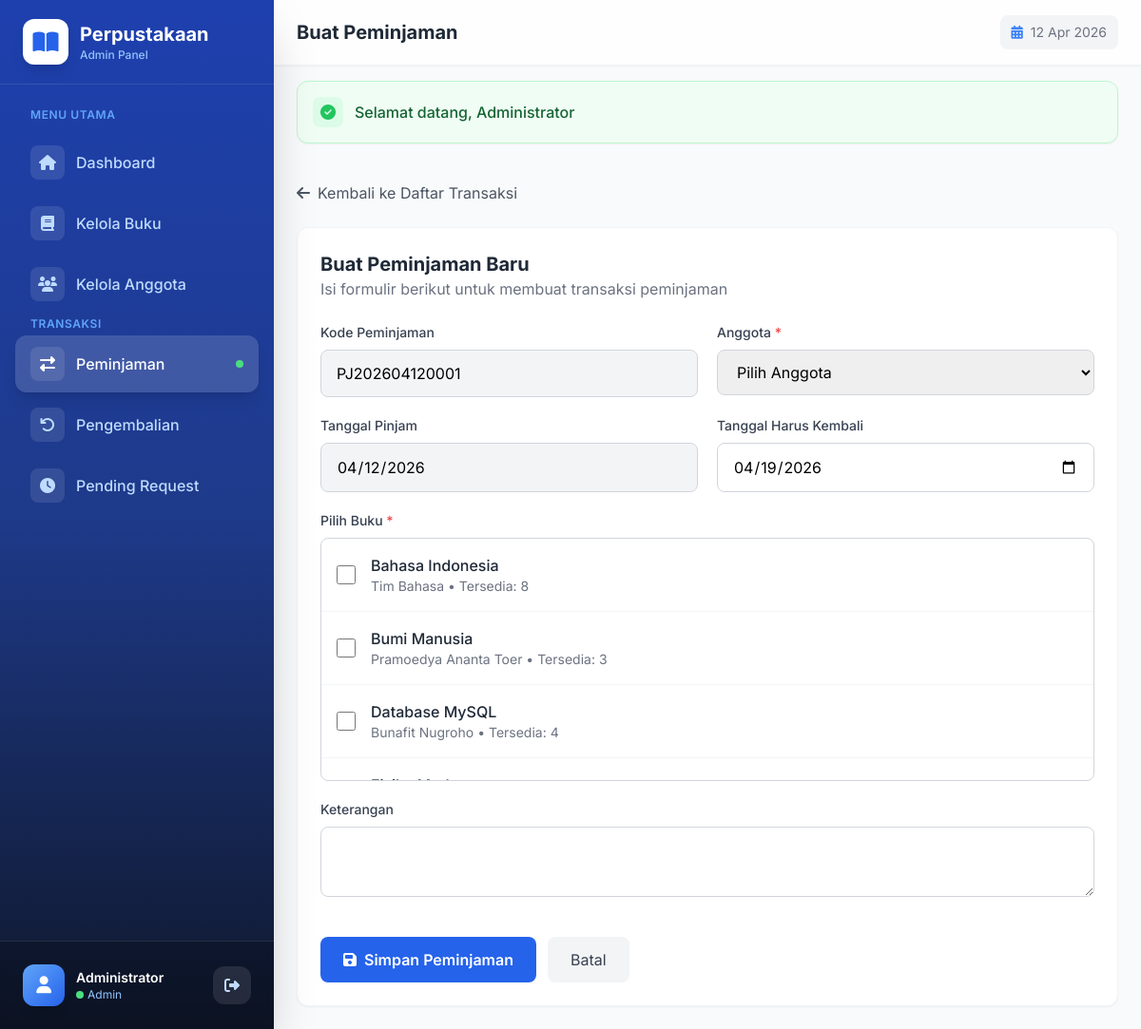
The app's page /admin/transaksi/create (signed in) with its own data.
### tables this page shows
CREATE TABLE `buku` (
  `id` int(11) NOT NULL,
  `kode_buku` varchar(20) NOT NULL,
  `isbn` varchar(20) DEFAULT NULL,
  `judul` varchar(255) NOT NULL,
  `penulis` varchar(255) NOT NULL,
  `penerbit` varchar(100) DEFAULT NULL,
  `tahun_terbit` year(4) DEFAULT NULL,
  `kategori_id` int(11) DEFAULT NULL,
  `jumlah_halaman` int(11) DEFAULT NULL,
  `stok` int(11) DEFAULT 0,
  `stok_tersedia` int(11) DEFAULT 0,
  `lokasi_rak` varchar(50) DEFAULT NULL,
  `deskripsi` text DEFAULT NULL,
  `cover` varchar(255) DEFAULT NULL,
  `status` enum('tersedia','tidak_tersedia') DEFAULT 'tersedia',
  `created_at` timestamp NOT NULL DEFAULT current_timestamp(),
  `updated_at` timestamp NOT NULL DEFAULT current_timestamp() ON UPDATE current_timestamp()
);

### controllers/TransaksiController.php (called while the page is built, shortened)
<?php
class TransaksiController {
    private $peminjamanModel;
    private $bukuModel;
    private $anggotaModel;
    private $pengaturanModel;
    public function __construct() {
        $this->peminjamanModel = new Peminjaman();
        $this->bukuModel = new Buku();
        $this->anggotaModel = new Anggota();
        $this->pengaturanModel = new Pengaturan();
    }
    public function create() {
        $pengaturan = $this->pengaturanModel->get();
        $maxHari = $pengaturan['max_hari_pinjam'] ?? 7;
        $data = [
            'user' => Session::get('user_data'),
            'anggota' => $this->anggotaModel->getActive(),
            'buku' => $this->bukuModel->getAvailable(),
            'kode_peminjaman' => $this->peminjamanModel->generateKode(),
            'tanggal_pinjam' => date('Y-m-d'),
            'tanggal_harus_kembali' => date('Y-m-d', strtotime("+$maxHari days")),
            'max_buku' => $pengaturan['max_buku_pinjam'] ?? 3
        ];
        include BASE_PATH . '/views/admin/transaksi/create.php';
    }
}

### helpers/Session.php (called while the page is built, shortened)
<?php
class Session {
    public static function get($key, $default = null) {
        return $_SESSION[$key] ?? $default;
    }
}

### config/Database.php (called while the page is built, shortened)
<?php
class Database {
    private static $instance = null;
    private $connection;
    private $host = 'localhost';
    private $db_name = 'db_perpustakaan';
    private $username = 'root';
    private $password = '';
    private $charset = 'utf8mb4';
    private function __construct() {
        try {
            $dsn = "mysql:host={$this->host};dbname={$this->db_name};charset={$this->charset}";
            $options = [
                PDO::ATTR_ERRMODE => PDO::ERRMODE_EXCEPTION,
                PDO::ATTR_DEFAULT_FETCH_MODE => PDO::FETCH_ASSOC,
                PDO::ATTR_EMULATE_PREPARES => false,
            ];
            $this->connection = new PDO($dsn, $this->username, $this->password, $options);
        } catch (PDOException $e) {
            die("Koneksi database gagal: " . $e->getMessage());
        }
    }
    public static function getInstance() {
        if (self::$instance === null) {
            self::$instance = new self();
        }
        return self::$instance;
    }
    public function getConnection() {
        return $this->connection;
    }
}

### models/Anggota.php (called while the page is built, shortened)
<?php
class Anggota {
    private $db;
    private $table = 'anggota';
    public function __construct() {
        $this->db = Database::getInstance()->getConnection();
    }
    public function getActive() {
        $stmt = $this->db->query("SELECT * FROM {$this->table} WHERE status = 'aktif' ORDER BY nama ASC");
        return $stmt->fetchAll();
    }
}

### models/Buku.php (called while the page is built, shortened)
<?php
class Buku {
    private $db;
    private $table = 'buku';
    public function __construct() {
        $this->db = Database::getInstance()->getConnection();
    }
    public function getAvailable() {
        $stmt = $this->db->query("
            SELECT b.*, k.nama_kategori
            FROM {$this->table} b
            LEFT JOIN kategori_buku k ON b.kategori_id = k.id
            WHERE b.stok_tersedia > 0 AND b.status = 'tersedia'
            ORDER BY b.judul ASC
        ");
        return $stmt->fetchAll();
    }
}

### models/Peminjaman.php (called while the page is built, shortened)
<?php
class Peminjaman {
    private $db;
    private $table = 'peminjaman';
    public function __construct() {
        $this->db = Database::getInstance()->getConnection();
    }
    public function generateKode() {
        $prefix = 'PJ' . date('Ymd');
        $stmt = $this->db->prepare("
            SELECT kode_peminjaman FROM {$this->table}
            WHERE kode_peminjaman LIKE ?
            ORDER BY id DESC LIMIT 1
        ");
        $stmt->execute([$prefix . '%']);
        $last = $stmt->fetch();
        if ($last) {
            $num = (int) substr($last['kode_peminjaman'], -4) + 1;
        } else {
            $num = 1;
        }
        return $prefix . str_pad($num, 4, '0', STR_PAD_LEFT);
    }
}

### models/Pengaturan.php (called while the page is built, shortened)
<?php
class Pengaturan {
    private $db;
    private $table = 'pengaturan';
    public function __construct() {
        $this->db = Database::getInstance()->getConnection();
    }
    public function get() {
        $stmt = $this->db->query("SELECT * FROM {$this->table} LIMIT 1");
        return $stmt->fetch();
    }
}

### views/admin/transaksi/create.php (the view, shortened to what this page needs)
<?php
include BASE_PATH . '/views/layouts/header.php';
include BASE_PATH . '/views/layouts/admin_sidebar.php';
?>
<div class="max-w-4xl">
    <a href="<?= BASE_URL ?>/admin/transaksi" class="inline-flex items-center gap-2 text-gray-600 hover:text-primary-600 mb-6">
        <i class="fas fa-arrow-left"></i>
        <span>Kembali ke Daftar Transaksi</span>
    </a>
    <div class="bg-white rounded-xl shadow-sm border border-gray-100 p-6">
        <div class="mb-6">
            <h2 class="text-xl font-bold text-gray-800">Buat Peminjaman Baru</h2>
            <p class="text-gray-500">Isi formulir berikut untuk membuat transaksi peminjaman</p>
        </div>
        <form action="<?= BASE_URL ?>/admin/transaksi/store" method="POST" class="space-y-5">
            <div class="grid grid-cols-1 md:grid-cols-2 gap-5">
                <div>
                    <label class="block text-sm font-medium text-gray-700 mb-2">Kode Peminjaman</label>
                    <input type="text" name="kode_peminjaman" value="<?= $data['kode_peminjaman'] ?? '' ?>" readonly
                           class="w-full px-4 py-3 bg-gray-100 border border-gray-300 rounded-lg">
                </div>
                <div>
                    <label class="block text-sm font-medium text-gray-700 mb-2">Anggota <span class="text-red-500">*</span></label>
                    <select name="anggota_id" required class="w-full px-4 py-3 border border-gray-300 rounded-lg focus:ring-2 focus:ring-primary-500">
                        <option value="">Pilih Anggota</option>
                    </select>
                </div>
            </div>
            <div class="grid grid-cols-1 md:grid-cols-2 gap-5">
                <div>
                    <label class="block text-sm font-medium text-gray-700 mb-2">Tanggal Pinjam</label>
                    <input type="date" name="tanggal_pinjam" value="<?= date('Y-m-d') ?>" readonly
                           class="w-full px-4 py-3 bg-gray-100 border border-gray-300 rounded-lg">
                </div>
                <div>
                    <label class="block text-sm font-medium text-gray-700 mb-2">Tanggal Harus Kembali</label>
                    <input type="date" name="tanggal_harus_kembali" value="<?= $data['tanggal_harus_kembali'] ?? date('Y-m-d', strtotime('+7 days')) ?>"
                           class="w-full px-4 py-3 border border-gray-300 rounded-lg">
                </div>
            </div>
            <div>
                <label class="block text-sm font-medium text-gray-700 mb-2">Pilih Buku <span class="text-red-500">*</span></label>
                <div class="border border-gray-300 rounded-lg max-h-64 overflow-y-auto">
                    <?php if (empty($data['buku'])): ?>
                        <p class="p-4 text-gray-500 text-center">Tidak ada buku tersedia</p>
                    <?php else: ?>
                        <?php foreach ($data['buku'] as $b): ?>
                            <label class="flex items-center gap-4 p-4 border-b border-gray-100 hover:bg-gray-50 cursor-pointer">
                                <input type="checkbox" name="buku[]" value="<?= $b['id'] ?>" class="w-5 h-5 text-primary-600 rounded">
                                <div class="flex-1">
                                    <p class="font-medium text-gray-800"><?= htmlspecialchars($b['judul']) ?></p>
                                    <p class="text-sm text-gray-500"><?= htmlspecialchars($b['penulis']) ?> • Tersedia: <?= $b['stok_tersedia'] ?></p>
                                </div>
                            </label>
                        <?php endforeach; ?>
                    <?php endif; ?>
                </div>
            </div>
            <div>
                <label class="block text-sm font-medium text-gray-700 mb-2">Keterangan</label>
                <textarea name="keterangan" rows="2" class="w-full px-4 py-3 border border-gray-300 rounded-lg"></textarea>
            </div>
            <div class="flex gap-3 pt-4">
                <button type="submit" class="px-6 py-3 bg-primary-600 text-white font-semibold rounded-lg hover:bg-primary-700">
                    <i class="fas fa-save mr-2"></i>Simpan Peminjaman
                </button>
                <a href="<?= BASE_URL ?>/admin/transaksi" class="px-6 py-3 bg-gray-100 text-gray-700 rounded-lg hover:bg-gray-200">Batal</a>
            </div>
        </form>
    </div>
</div>
    </main>
</div>
<?php include BASE_PATH . '/views/layouts/footer.php'; ?>

### views/layouts/header.php (style rules this page uses)
* { font-family: 'Inter', sans-serif; }

### records on screen
buku: judul "Bahasa Indonesia", penulis "Tim Bahasa", stok_tersedia "8"
buku: judul "Bumi Manusia", penulis "Pramoedya Ananta Toer", stok_tersedia "3"
buku: judul "Database MySQL", penulis "Bunafit Nugroho", stok_tersedia "4"

### other values on screen
$user['nama_lengkap'] "Administrator"
$user['role'] "Admin"
$pageTitle "Buat Peminjaman"
$flash['message'] "Selamat datang, Administrator"
